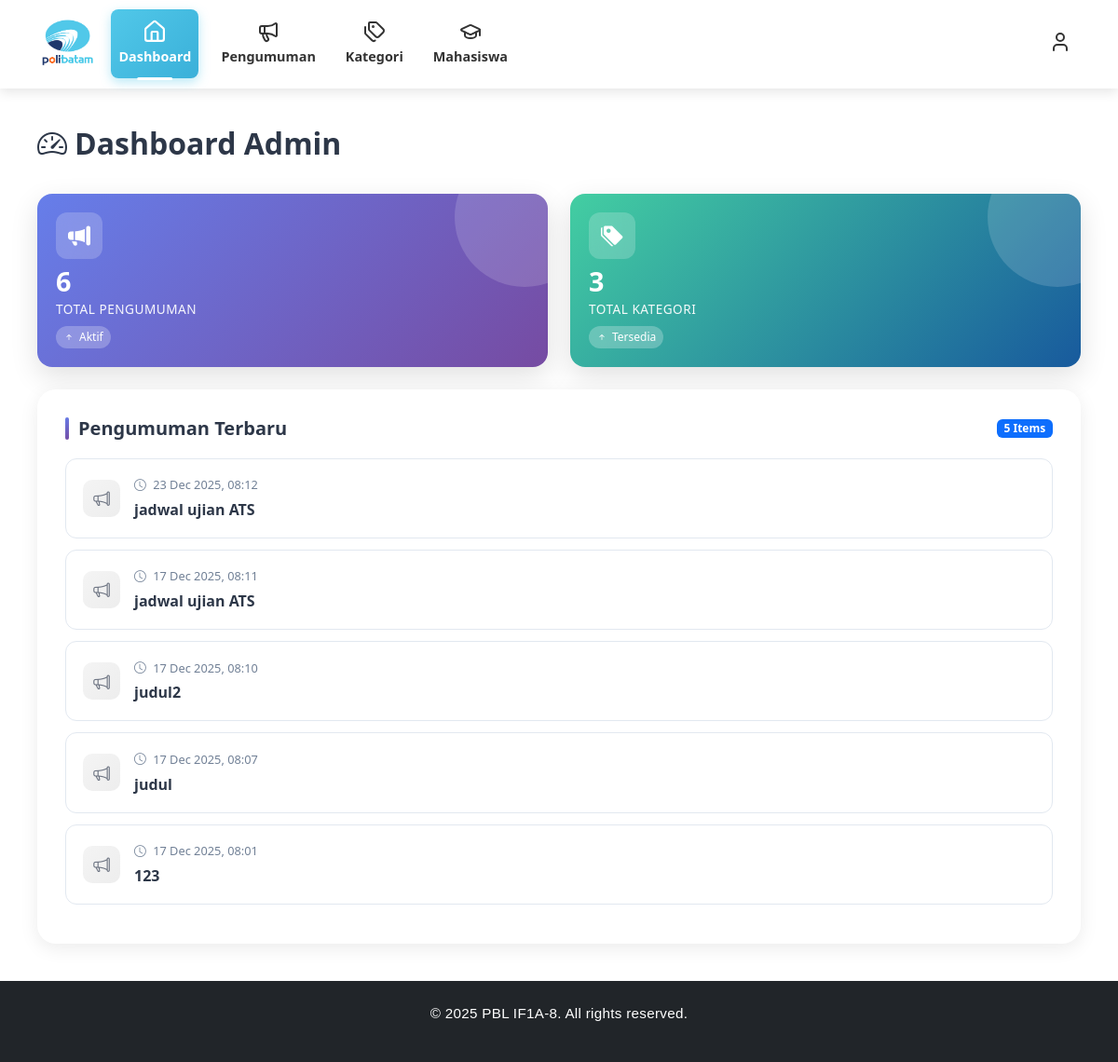
The page /views/admin/dashboard.php (signed in) on the database its author committed.
### tables this page shows
CREATE TABLE `pengumuman` (
  `pengumuman_id` int NOT NULL,
  `judul` varchar(255) NOT NULL,
  `isi` text NOT NULL,
  `target_type` enum('all','jurusan','prodi','kelas') NOT NULL DEFAULT 'all',
  `target_jurusan_id` int DEFAULT NULL,
  `target_prodi_id` int DEFAULT NULL,
  `target_kelas` varchar(50) DEFAULT NULL,
  `kategori_id` int DEFAULT NULL,
  `created_at` timestamp NULL DEFAULT CURRENT_TIMESTAMP
);

### app/controllers/admin/dashboard_controller.php (called while the page is built, shortened)
<?php
class DashboardController
{
    private $db;
    public function __construct($config)
    {
        $this->db = $config;
    }
    public function index()
    {
        return [
            'total_pengumuman'   => $this->getCount("pengumuman"),
            'total_kategori'     => $this->getCount("kategori"),
            'pengumuman_terbaru' => $this->getLatest()
        ];
    }
    private function getCount($table, $where = null)
    {
        $sql = "SELECT COUNT(*) FROM $table";
        $result = mysqli_query($this->db, $sql);
        $row = mysqli_fetch_row($result);
        return $row[0] ?? 0;
    }
    private function getLatest()
    {
        $sql = "
            SELECT judul, kategori_id, created_at
            FROM pengumuman
            ORDER BY created_at DESC
            LIMIT 5
        ";
        $result = mysqli_query($this->db, $sql);
        return $result;
    }
}

### views/admin/dashboard.php (the view, shortened to what this page needs)
<?php
require_once __DIR__ . '/../../config/config.php';
require_once __DIR__ . '/../../app/controllers/admin/dashboard_controller.php';
$controller = new DashboardController($config);
$data = $controller->index();
$total_pengumuman = $data['total_pengumuman'];
$total_kategori = $data['total_kategori'];
$pengumuman_terbaru = $data['pengumuman_terbaru'];
?>
<!DOCTYPE html>
<html lang="id">
<head>
  <link href="https://cdn.jsdelivr.net/npm/bootstrap@5.3.0/dist/css/bootstrap.min.css" rel="stylesheet">
  <link href="https://cdn.jsdelivr.net/npm/bootstrap-icons@1.10.5/font/bootstrap-icons.css" rel="stylesheet">
</head>
<body>
  <?php include "header.php"; ?>
  <div class="main-content">
    <div class="dashboard-header">
      <h2><i class="bi bi-speedometer2 me-2"></i>Dashboard Admin</h2>
    </div>
    <div class="row g-4 mb-4">
      <div class="col-md-6">
        <div class="stat-card bg-pengumuman">
          <div class="stat-icon">
            <i class="bi bi-megaphone-fill"></i>
          </div>
          <div class="stat-number"><?= $total_pengumuman ?></div>
          <div class="stat-label">Total Pengumuman</div>
          <div class="stat-trend">
            <i class="bi bi-arrow-up-short"></i>
            <span>Aktif</span>
          </div>
        </div>
      </div>
      <div class="col-md-6">
        <div class="stat-card bg-kategori">
          <div class="stat-icon">
            <i class="bi bi-tags-fill"></i>
          </div>
          <div class="stat-number"><?= $total_kategori ?></div>
          <div class="stat-label">Total Kategori</div>
          <div class="stat-trend">
            <i class="bi bi-arrow-up-short"></i>
            <span>Tersedia</span>
          </div>
        </div>
      </div>
    </div>
    <div class="dashboard-box">
      <h5>
        Pengumuman Terbaru
        <span class="badge bg-primary ms-auto" style="font-size: 0.75rem;">
          <?= mysqli_num_rows($pengumuman_terbaru) ?> Items
        </span>
      </h5>
      <?php
      while ($row = mysqli_fetch_assoc($pengumuman_terbaru)) {
      ?>
        <div class="announcement-item">
          <div class="announcement-icon
          <?php
          if ($row['kategori_id'] == 2)
            echo 'icon-ujian';
          else if ($row['kategori_id'] == 1)
            echo 'icon-beasiswa';
          else
            echo 'icon-lainnya';
          ?>">
            <i class="
            <?php
            if ($row['kategori_id'] == 2)
              echo 'bi bi-calendar-event';
            else if ($row['kategori_id'] == 1)
              echo 'bi bi-award';
            else
              echo 'bi bi-megaphone';
            ?>"></i>
          </div>
          <div class="announcement-content">
            <div class="announcement-date">
              <i class="bi bi-clock me-1"></i>
              <?= date('d M Y, H:i', strtotime($row['created_at'])) ?>
            </div>
            <div class="announcement-title">
              <?= htmlspecialchars($row['judul']) ?>
            </div>
          </div>
        </div>
      <?php } ?>
    </div>
  </div>
  <?php include "footer.php"; ?>
</body>
</html>

### views/admin/dashboard.php (style rules this page uses)
:root { --primary-gradient: linear-gradient(135deg, #667eea 0%, #764ba2 100%); --success-gradient: linear-gradient(135deg, #43cea2 0%, #185a9d 100%); }
body { background: #ffffff; min-height: 100vh; font-family: 'Segoe UI', Tahoma, Geneva, Verdana, sans-serif; }
.main-content { padding: 40px; animation: fadeIn 0.6s ease-in; }
.dashboard-header { margin-bottom: 35px; }
.dashboard-header h2 { font-weight: 700; color: #2d3748; margin-bottom: 8px; font-size: 2rem; }
.stat-card { border-radius: 16px; padding: 20px; color: #fff; position: relative; overflow: hidden; transition: all .4s cubic-bezier(0.175, 0.885, 0.32, 1.275); cursor: pointer; border: none; box-shadow: 0 10px 30px rgba(0, 0, 0, .12); }
.stat-card::before { content: ''; position: absolute; top: 0; left: 0; right: 0; bottom: 0; background: rgba(255, 255, 255, .1); opacity: 0; transition: opacity .3s ease; }
.stat-card::after { content: ''; position: absolute; top: -50px; right: -50px; width: 150px; height: 150px; background: rgba(255, 255, 255, .15); border-radius: 50%; transition: all .5s ease; }
.stat-icon { width: 50px; height: 50px; background: rgba(255, 255, 255, .2); border-radius: 12px; display: flex; align-items: center; justify-content: center; font-size: 1.5rem; backdrop-filter: blur(10px); }
.stat-number { font-size: 1.8rem; font-weight: 700; margin: 10px 0 5px 0; line-height: 1; }
.stat-label { font-size: 0.85rem; opacity: 0.95; font-weight: 500; text-transform: uppercase; letter-spacing: 0.5px; }
.stat-trend { display: inline-flex; align-items: center; gap: 5px; font-size: 0.75rem; margin-top: 8px; padding: 3px 8px; background: rgba(255, 255, 255, .25); border-radius: 20px; backdrop-filter: blur(10px); }
.bg-pengumuman { background: var(--primary-gradient); }
.bg-kategori { background: var(--success-gradient); }
.dashboard-box { background: #fff; border-radius: 20px; padding: 30px; box-shadow: 0 5px 20px rgba(0, 0, 0, .08); animation: slideUp 0.6s ease-out 0.2s both; }
.dashboard-box h5 { font-weight: 700; color: #2d3748; margin-bottom: 20px; display: flex; align-items: center; gap: 10px; }
.dashboard-box h5::before { content: ''; width: 4px; height: 24px; background: var(--primary-gradient); border-radius: 4px; }
.announcement-item { padding: 18px; border-radius: 12px; border: 1px solid #e2e8f0; margin-bottom: 12px; transition: all .3s ease; background: #fff; display: flex; align-items: center; gap: 15px; }
.announcement-icon { width: 40px; height: 40px; border-radius: 10px; display: flex; align-items: center; justify-content: center; font-size: 1.1rem; flex-shrink: 0; }
.icon-lainnya { background: linear-gradient(135deg, #a8a8a820, #71717120); color: #6b7280; }
.announcement-content { flex: 1; }
.announcement-date { font-size: 0.8rem; color: #718096; margin-bottom: 5px; }
.announcement-title { font-weight: 600; color: #2d3748; margin: 0; }

### views/admin/footer.php (style rules this page uses)
body { display: flex; flex-direction: column; min-height: 100vh; }

### rows shown on the page
pengumuman: created_at "23 Dec 2025, 08:12", judul "jadwal ujian ATS"
pengumuman: created_at "17 Dec 2025, 08:11", judul "jadwal ujian ATS"
pengumuman: created_at "17 Dec 2025, 08:10", judul "judul2"
pengumuman: created_at "17 Dec 2025, 08:07", judul "judul"
pengumuman: created_at "17 Dec 2025, 08:01", judul "123"

### other values the page prints
$total_pengumuman "6"
$total_kategori "3"
mysqli_num_rows($pengumuman_terbaru) "5"
